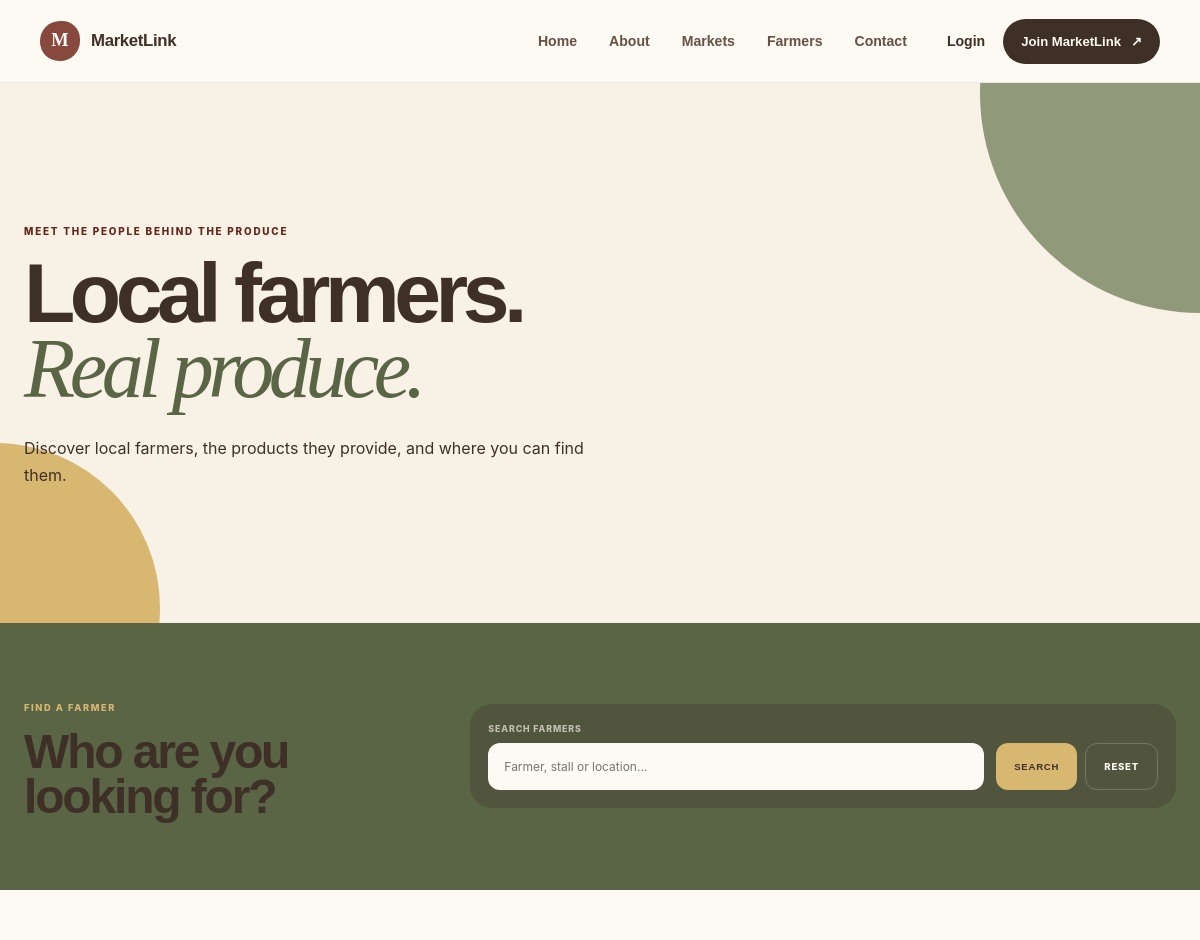
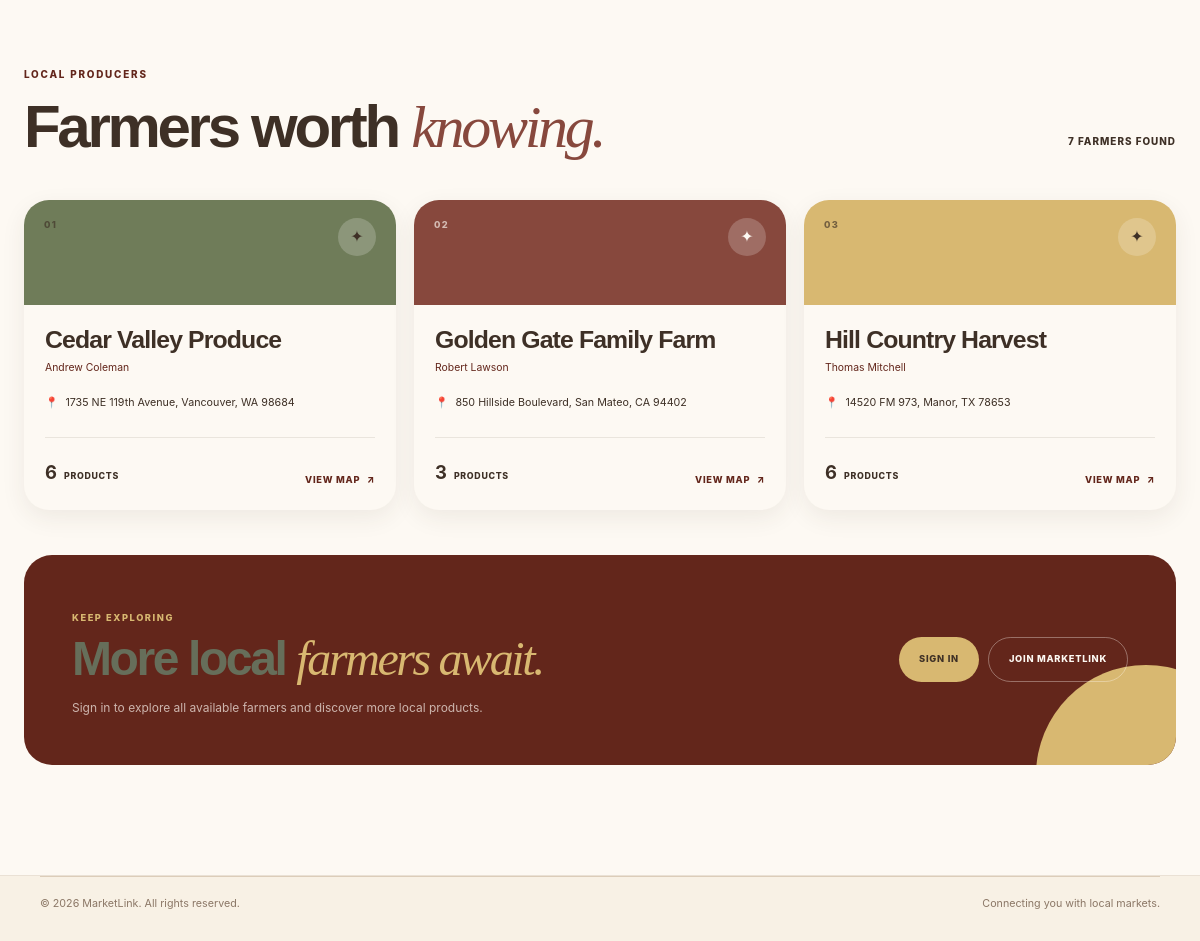
/public/farmers.php, run on the app's committed database (2 pictures, top to bottom).
### tables this page shows
CREATE TABLE `farmers` (
  `id` int(10) UNSIGNED NOT NULL,
  `user_id` int(10) UNSIGNED NOT NULL,
  `stall_name` varchar(150) NOT NULL,
  `contact_person` varchar(100) DEFAULT NULL,
  `description` text DEFAULT NULL,
  `address` varchar(255) DEFAULT NULL,
  `latitude` decimal(10,8) DEFAULT NULL,
  `longitude` decimal(11,8) DEFAULT NULL,
  `approval_status` enum('pending','approved','rejected') NOT NULL DEFAULT 'pending',
  `created_at` timestamp NOT NULL DEFAULT current_timestamp(),
  `updated_at` timestamp NOT NULL DEFAULT current_timestamp() ON UPDATE current_timestamp()
);

### includes/functions.php (called while the page is built, shortened)
<?php
function e($value): string
{
    return htmlspecialchars(
        (string) $value,
        ENT_QUOTES,
        'UTF-8'
    );
}

### public/farmers.php (the view, shortened to what this page needs)
<?php
require_once '../config/database.php';
require_once '../includes/functions.php';
$search = trim($_GET['search'] ?? '');
$sql = "
    SELECT
        f.id,
        f.stall_name,
        f.contact_person,
        f.description,
        f.address,
        f.latitude,
        f.longitude,
        f.created_at,
        COUNT(DISTINCT p.id) AS product_count
    FROM farmers f
    LEFT JOIN products p
        ON p.farmer_id = f.id
        AND p.is_available = 1
        AND p.moderation_status = 'approved'
    WHERE f.approval_status = 'approved'
";
$sql .= "
    GROUP BY
        f.id,
        f.stall_name,
        f.contact_person,
        f.description,
        f.address,
        f.latitude,
        f.longitude,
        f.created_at
    ORDER BY f.stall_name ASC
";
$stmt = $conn->prepare($sql);
$stmt->execute();
$result = $stmt->get_result();
$farmers = [];
while ($row = $result->fetch_assoc()) {
    $farmers[] = $row;
}
$visibleFarmers = array_slice($farmers, 0, 3);
$hasMoreFarmers = count($farmers) > 3;
?>
<!DOCTYPE html>
<html lang="en">
<head>
    <link
        rel="stylesheet"
        href="../assets/css/base.css"
    >
    <link
        rel="stylesheet"
        href="../assets/css/homepage.css"
    >
    <link
        rel="stylesheet"
        href="../assets/css/farmers.css"
    >
</head>
<body>
    <header class="home-navbar">
        <div class="home-nav-inner">
            <a href="../index.php" class="home-brand">
            <span class="brand-mark">M</span>
            <span class="brand-name">MarketLink</span>
        </a>
            <nav class="home-nav-links">
                <a href="../index.php">Home</a>
                <a href="about.php">About</a>
                <a href="markets.php">Markets</a>
                <a href="#" class="active">Farmers</a>
                <a href="contact.php">Contact</a>
            </nav>
            <div class="home-nav-actions">
                <a href="../auth/login.php" class="home-login">
                    Login
                </a>
                <a href="../auth/register.php" class="home-join">
                Join MarketLink
                <span>↗</span>
            </a>
            </div>
        </div>
    </header>
    <main class="farmers-page">
    <section class="farmers-hero">
        <div class="farmers-hero-circle farmers-circle-left"></div>
        <div class="farmers-hero-circle farmers-circle-right"></div>
        <div class="container farmers-hero-inner">
            <div>
                <span class="farmers-eyebrow">
                    MEET THE PEOPLE BEHIND THE PRODUCE
                </span>
                <h1>
                    Local farmers.
                    <em>Real produce.</em>
                </h1>
                <p>
                    Discover local farmers, the products they
                    provide, and where you can find them.
                </p>
            </div>
        </div>
    </section>
    <section class="farmers-filters">
        <div class="container">
            <div class="farmers-filter-inner">
                <div class="farmers-filter-copy">
                    <span>
                        FIND A FARMER
                    </span>
                    <h2>
                        Who are you
                        looking for?
                    </h2>
                </div>
                <form
                    method="GET"
                    action="farmers.php"
                    class="farmers-search-form"
                >
                    <div class="farmer-search-field">
                        <label for="search">
                            Search Farmers
                        </label>
                        <input
                            type="search"
                            id="search"
                            name="search"
                            value="<?= e($search) ?>"
                            placeholder="Farmer, stall or location..."
                        >
                    </div>
                    <div class="filter-actions">
                        <button
                            type="submit"
                            class="btn-search"
                        >
                            Search
                        </button>
                        <a
                            href="farmers.php"
                            class="btn-reset"
                        >
                            Reset
                        </a>
                    </div>
                </form>
            </div>
        </div>
    </section>
    <section class="farmers-results">
        <div class="container">
            <div class="farmers-result-header">
                <div>
                    <span class="farmers-eyebrow">
                        LOCAL PRODUCERS
                    </span>
                    <h2>
                        Farmers worth
                        <em>knowing.</em>
                    </h2>
                </div>
                <p>
                    <?= e(count($farmers)) ?>
                    <?= count($farmers) === 1 ? 'farmer' : 'farmers' ?>
                    found
                </p>
            </div>
            <?php if (empty($farmers)): ?>
                <section class="farmers-empty">
                    <span>✦</span>
                    <h2>
                        No Farmers Found
                    </h2>
                    <p>
                        Try changing your search and see
                        what else is nearby.
                    </p>
                    <a
                        href="farmers.php"
                        class="farmers-empty-btn"
                    >
                        View All Farmers
                    </a>
                </section>
            <?php else: ?>
                <div class="farmers-grid">
                    <?php foreach ($visibleFarmers as $index => $farmer): ?>
                        <article class="farmer-card">
                            <header class="farmer-header">
                                <span class="farmer-number">
                                    <?= str_pad(
                                        $index + 1,
                                        2,
                                        '0',
                                        STR_PAD_LEFT
                                    ) ?>
                                </span>
                                <div class="farmer-symbol">
                                    ✦
                                </div>
                            </header>
                            <div class="farmer-body">
                                <h2>
                                    <?= e(
                                        $farmer['stall_name']
                                    ) ?>
                                </h2>
                                <?php if (
                                    !empty($farmer['contact_person'])
                                ): ?>
                                    <p class="farmer-contact">
                                        <?= e(
                                            $farmer['contact_person']
                                        ) ?>
                                    </p>
                                <?php endif; ?>
                                <?php if (
                                    !empty($farmer['address'])
                                ): ?>
                                    <div class="farmer-location">
                                        <span>📍</span>
                                        <span>
                                            <?= e(
                                                $farmer['address']
                                            ) ?>
                                        </span>
                                    </div>
                                <?php endif; ?>
                                <div class="farmer-card-footer">
                                    <div class="farmer-product-count">
                                        <strong>
                                            <?= e(
                                                $farmer['product_count']
                                            ) ?>
                                        </strong>
                                        <span>
                                            Products
                                        </span>
                                    </div>
                                    <?php if (
                                        !empty($farmer['latitude']) &&
                                        !empty($farmer['longitude'])
                                    ): ?>
                                        <a
                                            href="https://www.google.com/maps/search/?api=1&query=<?= e($farmer['latitude']) ?>,<?= e($farmer['longitude']) ?>"
                                            class="map-link"
                                            target="_blank"
                                            rel="noopener noreferrer"
                                        >
                                            View Map
                                            <span>↗</span>
                                        </a>
                                    <?php endif; ?>
                                </div>
                            </div>
                        </article>
                    <?php endforeach; ?>
                </div>
                <?php if ($hasMoreFarmers): ?>
                    <section class="farmers-signin-cta">
                        <div class="farmers-cta-copy">
                            <span>
                                KEEP EXPLORING
                            </span>
                            <h2 style="color: #666e5a">
                                More local
                                <em>farmers await.</em>
                            </h2>
                            <p>
                                Sign in to explore all available
                                farmers and discover more local
                                products.
                            </p>
                        </div>
                        <div class="farmers-cta-actions">
                            <a
                                href="../auth/login.php"
                                class="farmers-signin-btn"
                            >
                                Sign In
                            </a>
                            <a
                                href="../auth/register.php"
                                class="farmers-join-btn"
                            >
                                Join MarketLink
                            </a>
                        </div>
                    </section>
                <?php endif; ?>
            <?php endif; ?>
        </div>
    </section>
</main>
<footer class="home-footer">
    <div class="footer-inner">
        <div class="footer-bottom">
            <p>
                © <?= date('Y') ?> MarketLink.
                All rights reserved.
            </p>
            <p>
                Connecting you with local markets.
            </p>
        </div>
    </div>
</footer>
</body>
</html>

### assets/css/base.css (style rules this page uses)
:root { --terracotta: #87483d; --terracotta-dark: #63261b; --terracotta-light: #a3786e; --terracotta-soft: #F3DDD7; --sage: #6F7C59; --sage-dark: #596545; --sage-light: #E4E9DC; --sage-soft: #EEF1E9; --marigold: #d8b871; --marigold-dark: #978050; --marigold-light: #F5E3AF; --marigold-soft: #FAF1D9; --cream: #F8F1E5; --cream-light: #fdf9f3; --cream-dark: #EDE0CC; --white: #FFFFFF; --text: #3E3026; --text-soft: #665143; --text-muted: #8B7766; --text-on-dark: #FFF9F0; --text-on-sage: #FFF9F0; --text-on-terracotta: #FFF9F0; --surface: #fefcf8; --surface-alt: #F3E8D8; --overlay-light: rgba(255, 249, 240, 0.16); --overlay-dark: rgba(62, 48, 38, 0.12); --border: #DCCDB9; --border-light: #EAE1D5; --radius-sm: 10px; --radius-md: 16px; --radius-lg: 22px; --radius-xl: 30px; --radius-pill: 999px; --shadow-soft: 0 6px 20px rgba(62, 48, 38, 0.07); --shadow-card: 0 12px 32px rgba(62, 48, 38, 0.09); --shadow-hover: 0 16px 40px rgba(62, 48, 38, 0.13); --font-main: "Space Grotesk", sans-serif; --font-body: "Inter", sans-serif; --font-serif: "Fraunces", Georgia, serif; --sidebar-width: 240px; --navbar-height: 74px; --content-max-width: 1500px; --brand-max-width: 1180px; --space-section-small: 80px; --space-section: 110px; --space-section-large: 120px; --lift-small: translateY(-2px); --lift-card: translateY(-5px); --transition-fast: 0.18s ease; --transition-normal: 0.25s ease; --transition-slow: 0.35s ease; }
*, *::before, *::after { box-sizing: border-box; }
html { scroll-behavior: smooth; }
body { margin: 0; background: var(--cream); color: var(--text); font-family: var(--font-body); font-size: 16px; line-height: 1.6; -webkit-font-smoothing: antialiased; -moz-osx-font-smoothing: grayscale; }
button, input, select, textarea { font-family: var(--font-main); }
button, a { -webkit-tap-highlight-color: transparent; }
a { color: inherit; text-decoration: none; }
p { margin-top: 0; }
button { cursor: pointer; }
h1, h2, h3, h4, h5, h6 { margin-top: 0; color: var(--text); font-family: var(--font-main); font-weight: 700; line-height: 1.05; letter-spacing: -0.035em; }
h1 { font-size: clamp(2.2rem, 4vw, 3.6rem); }
h2 { font-size: clamp(1.8rem, 3vw, 2.6rem); }
em { font-family: var(--font-serif); font-weight: 400; }
.container { width: min( var(--brand-max-width), calc(100% - 48px) ); margin: 0 auto; }

### assets/css/homepage.css (style rules this page uses)
.home-navbar { position: relative; z-index: 20; width: 100%; background: var(--cream-light); border-bottom: 1px solid rgba(62, 48, 38, 0.08); }
.home-nav-inner { width: min(1380px, calc(100% - 80px)); height: 82px; margin: 0 auto; display: flex; align-items: center; justify-content: space-between; gap: 40px; }
.home-brand { display: inline-flex; align-items: center; gap: 11px; color: var(--text); font-family: var(--font-main); font-weight: 700; }
.brand-mark { width: 40px; height: 40px; display: grid; place-items: center; background: var(--terracotta); color: var(--cream-light); border-radius: 50% 45% 50% 48%; font-family: var(--font-serif); font-size: 1.15rem; font-weight: 700; }
.brand-name { font-size: 1.05rem; letter-spacing: -0.02em; }
.home-nav-links { display: flex; align-items: center; gap: 32px; margin-left: auto; }
.home-nav-links a { position: relative; color: var(--text-soft); font-family: var(--font-main); font-size: 0.88rem; font-weight: 600; transition: color var(--transition-fast); }
.home-nav-links a::after { content: ""; position: absolute; left: 0; bottom: -7px; width: 0; height: 2px; background: var(--terracotta); border-radius: 999px; transition: width var(--transition-fast); }
.home-nav-actions { display: flex; align-items: center; gap: 18px; }
.home-login { color: var(--text); font-family: var(--font-main); font-size: 0.88rem; font-weight: 600; }
.home-join { display: inline-flex; align-items: center; gap: 10px; padding: 12px 18px; background: var(--text); color: var(--cream-light); border-radius: 999px; font-family: var(--font-main); font-size: 0.82rem; font-weight: 600; transition: transform var(--transition-fast), background var(--transition-fast); }
.home-footer { background: var(--cream); border-top: 1px solid var(--border-light); }
.footer-inner { width: min(1280px, calc(100% - 80px)); margin: 0 auto; }
.footer-bottom { display: flex; align-items: center; justify-content: space-between; padding: 18px 0; border-top: 1px solid var(--border); color: var(--text-muted); font-size: 0.67rem; }

### data on the page
farmers: index "01", stall_name "Cedar Valley Produce", contact_person "Andrew Coleman", address "1735 NE 119th Avenue, Vancouver, WA 98684", product_count "6"
farmers: index "02", stall_name "Golden Gate Family Farm", contact_person "Robert Lawson", address "850 Hillside Boulevard, San Mateo, CA 94402", product_count "3"
farmers: index "03", stall_name "Hill Country Harvest", contact_person "Thomas Mitchell", address "14520 FM 973, Manor, TX 78653", product_count "6"

### other printed values
count($farmers) "7"
